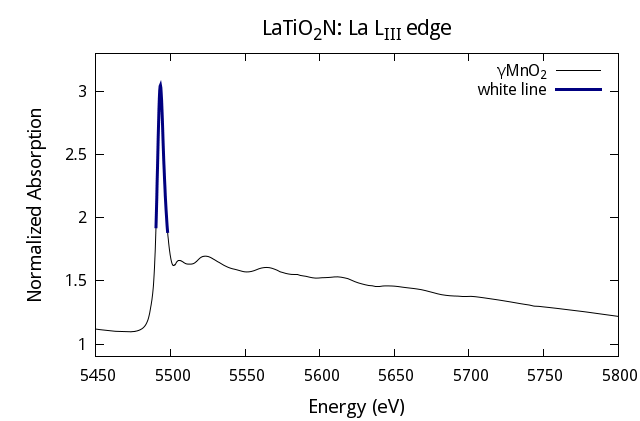

The script that drew this image:
set term wx font 'Droid Sans,12' enhanced
set encoding iso_8859_15

set style data lines

set style line 1 lt 1 lc rgb "black" lw 1
set style line 2 lt 1 lc rgb "navy" lw 3

set size 1,1
set origin 0,0.01

set xrange [5450:5800]
set yrange [0.9:3.3]

set xlabel '{/=14 Energy (eV)}'
set ylabel '{/=14 Normalized Absorption}'

set title '{/=16 LaTiO_2N: La L_{III} edge}'

plot 'LaTiO2N_Brown.xmu' u 1:2 title "{{/Symbol g}MnO_2}" ls 1,\
     'white' u 1:2 title "white line" ls 2
